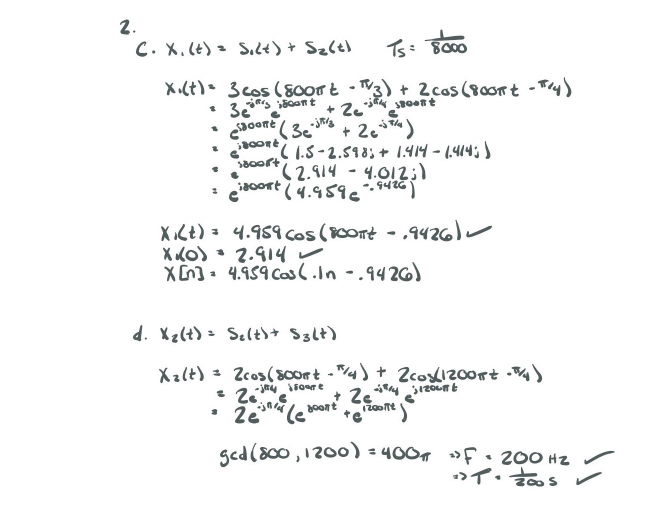
%> input picture Lab 2/hand.jpg, 1340 x 1030 px (shown at 1/2 size)
$ octave Lab_2_Report.m   (GNU Octave 9; MATLAB toolbox functions it lacks are replaced by stand-ins)
%> lines starting %> are read from the running program, lines starting %| are printed output that depends on the picture
%% PREAMBLE
% DO NOT REMOVE THE LINE BELOW
clear;

%% Connor Dupuis, Section: 28944, TA: Naoki Sawahashi

%% QUESTION 1: COMMENTING
% =========================
type('eel3135_lab02_comment.m')

%% QUESTION 2
% =========================

%% 2(a) PLOT FIRST FOUR PERIODS
fs = 8000; % Sampling frequency
Ts = 1/fs; % Sampling period
t = 0:Ts:0.01; % Time

figure(1);

f1 = 400; % Wave frequency
T1 = 1/f1; % Wave Period
s1 = 3*cos(2*pi*f1*t - pi/3);
subplot(311);
plot(t,s1)
xlabel('Time [s]')
ylabel('Amplitude')
axis([0 T1*4 -3 3]) % Sets the axis values for 4 periods

f2 = 400; % Wave frequency
T2 = 1/f2; % Wave Period
s2 = 2*cos(2*pi*f2*t - pi/4);
subplot(312);
plot(t,s2)
xlabel('Time [s]')
ylabel('Amplitude')
axis([0 T2*4 -2 2]) % Sets the axis values for 4 periodsods

f3 = 600; % Wave frequency
T3 = 1/f3; % Wave Period
s3 = 2*cos(2*pi*f3*t - pi/4);
subplot(313);
plot(t,s3)
xlabel('Time [s]')
ylabel('Amplitude')
axis([0 T3*4 -2 2]) % Sets the axis values for 4 periods
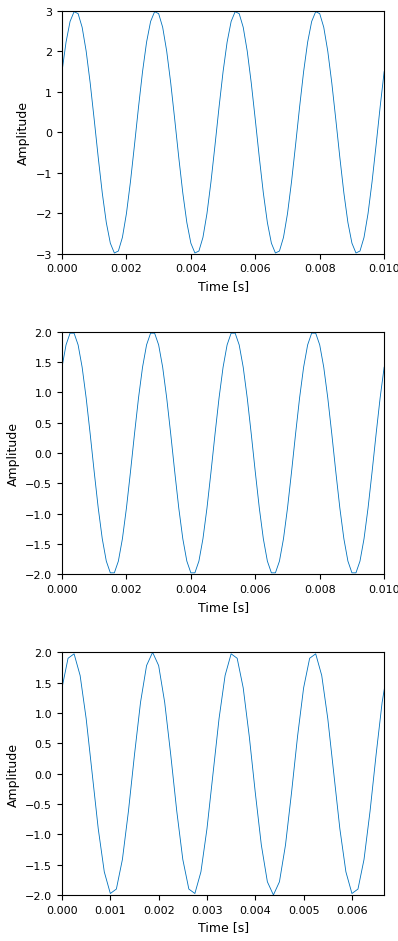
%> figure redrawn from the program's plot data, 3 panels; panel 1: curve peaks at x = 0.00788, y = 2.98; panel 2: curve peaks at x = 0.00525, y = 1.98; panel 3: curve peaks at x = 0.00187, y = 2

%% 2(b) CREATE AND SUBMIT .WAV FILE
s1_scaled = s1/max(abs(s1));
s2_scaled = s2/max(abs(s2));
s3_scaled = s3/max(abs(s3));

audiowrite('s1.wav',s1_scaled,fs);
audiowrite('s2.wav',s2_scaled,fs);
audiowrite('s3.wav',s3_scaled,fs);
close all

%% 2(c) PLOT FIRST FOUR PERIODS
x1 = s1 + s2; % Sums s1 and s2
T4 = 1/400; % Wave period
plot(t,x1)
xlabel('Time [s]')
ylabel('Amplitude')
axis([0 T4*4 -5 5]) % Sets the axis values for 4 periods
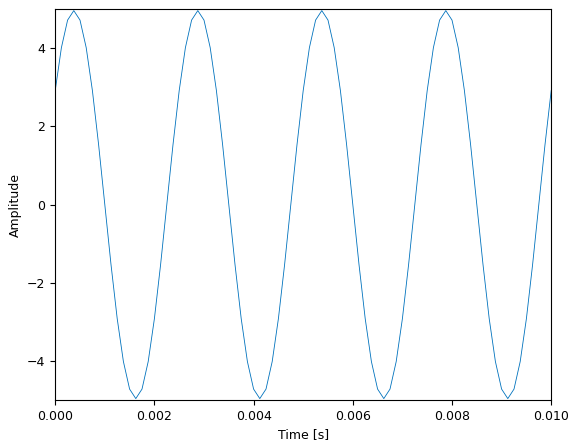
%> figure redrawn from the program's plot data; curve peaks at x = 0.00788, y = 4.96

%% 2(d) PLOT FIRST FOUR PERIODS
T5 = 1/200; % Wave Period
t1 = 0:Ts:T5*4; % Time
s2 = 2*cos(2*pi*f2*t1 - pi/4); % Need s2  to be redifined in terms of t2
s3 = 2*cos(2*pi*f3*t1 - pi/4); % Need s3  to be redifined in terms of t2
x2 = s2 + s3; % Sums s2 and s3

plot(t1,x2)
xlabel('Time [s]')
ylabel('Amplitude')
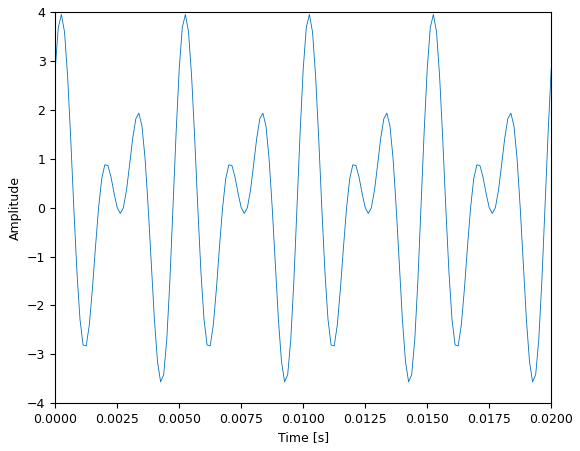
%> figure redrawn from the program's plot data; curve peaks at x = 0.0152, y = 3.95

img = imread('hand.jpg');
%> img is the input picture: size 1030x1340x3 uint8; mean R, G, B 246.6, 247.1, 247.1
image(img)
%% QUESTION 3
% =========================

%% 3(a) CREATE SOUND
fs = 8000; % Sampling freqeuncy

% Defining values
As = [1 1 1 1 1 1 1 1 1 1 1 1 1];
keys = [44 42 40 42 44 44 44 42 42 42 44 47 47];
durs = [1 1 1 1 1 1 2 1 1 2 1 1 2]*1/4;

mary_defualt = build_song(As, keys, durs, fs); % Sets x equal to the created song
soundsc(mary_defualt, fs); % Plays the song


mary_defualt_scaled = mary_defualt/max(abs(mary_defualt)); % Scales the value prior to writing
audiowrite('mary_defualt.wav', mary_defualt_scaled, fs); %Writes to an audio file

%% 3(b) MODIFY FUNCTION (key_to_note_trumpet function is at end of file)
% Only need to modify function -- this area can be empty

%% 3(c) CREATE SOUND  (build_song_trumpet function is at end of file)

mary_trumpet = build_song_trumpet(As, keys, durs, fs); % Sets x equal to the created song
soundsc(mary_trumpet, 8000); % Plays the song

mary_trumpet_scaled = mary_trumpet/max(abs(mary_trumpet)); % Scales the value prior to writing
audiowrite('mary_trumpet.wav', mary_trumpet_scaled, fs); %Writes to an audio file

%% 3(d) CREATE SOUND  (build_song_time function is at end of file)
start_time = [0 1 2 3 4 5 6 7 8 9 10 11 12]*1/4;
end_time = ([0 1 2 3 4 5 7 8 9 11 12 13 15]+0.2)*1/4;

mary_time = build_song_time(As, keys, start_time, end_time, fs);
soundsc(mary_time, fs);

mary_time_scaled = mary_time/max(abs(mary_time)); % Scales the value prior to writing
audiowrite('mary_time.wav', mary_time_scaled, fs); %Writes to an audio file

%% 3(e) PLOT COMPARISONS
t = 0:1/fs:(length(mary_defualt)-1)/fs;

figure(1);
subplot(311);
plot(t, mary_defualt);
xlabel('Time [s]')
ylabel('Amplitude')

subplot(312);
plot(t, mary_trumpet);
xlabel('Time [s]')
ylabel('Amplitude')

t = 0:1/fs:(length(mary_time)-1)/fs;

subplot(313);
plot(t, mary_time);
xlabel('Time [s]')
ylabel('Amplitude')

%% 3(f) ANSWER QUESTION

% Due to the silent gaps that build_song_time produces, there is empty
% space in the graph where no sound is being produced. There is also
% overlap near the end of the graph due to certain notes starting before
% another has stopped.

%%
% =========================================
% SUPPORTING FUNCTIONS FOUND BELOW
% =========================================

function x = key_to_note(A, key, dur, fs)
% key_to_note: Produces a sinusoidal waveform corresponding to a
% 	given piano key number
%
% Input Args:
%     A: complex amplitude
%   key: number of the note on piano keyboard
%   dur: duration of each note (in seconds)
%    fs: A scalar sampling rate value
%
% Output:
%     x: sinusoidal waveform of the note

    N    = floor(dur*fs);
    t    = (0:(N-1)).'/fs;
    freq = (440/32)*2^((key-9)/12);
    x    = real(A*exp(1j*2*pi*freq*t));


end


function x = key_to_note_round(A, key, dur, fs)
% key_to_note: Produces a sinusoidal waveform corresponding to a
% 	given piano key number this time with rounding specifically for
%   build_song_time
%
% Input Args:
%     A: complex amplitude
%   key: number of the note on piano keyboard
%   dur: duration of each note (in seconds)
%    fs: A scalar sampling rate value
%
% Output:
%     x: sinusoidal waveform of the note

    N    = round(dur*fs);
    t    = (0:(N-1)).'/fs;
    freq = (440/32)*2^((key-9)/12);

    Ak = [0.1155, 0.3417, 0.1789, 0.1232, 0.0678, 0.0473, 0.0260, 0.0045, 0.0020]; % Harmonic amplitudes
    phi = [-2.1299, 1.6727, -2.5454, 0.6607, -2.0390, 2.1597, -1.0467, 1.8581, -2.3925]; % Harmonic phase shifts

    % For loop iterating through and summing harmonics
    x = 0;
    for k = 1:length(Ak)
        x = x + Ak(k)*cos(2*pi*k*freq*t + phi(k));
    end
end

function x = build_song(As, keys, durs, fs)
%> called with As = [1 1 1 1 1 1 1 1 1 1 1 1 1], keys = [44 42 40 42 44 44 44 42 42 42 44 47 47], fs = 8000
% build_song: Uses key_to_note and the inputted duration to create an output
%   of notes for a specified amount of time.
%
% Input Args:
%	  As: A length-N array of complex amplitudes for building notes
%	keys: A length-N array of key numbers (which key on a keyboard) for building notes
%   durs: A length-N array of durations (in seconds) for building notes
%     fs: A scalar sampling rate value
%
% Output Args:
%      x: A length-(N*fs) length raw audio signal
%

    x = zeros(floor(sum(durs)*fs), 1);
    for k = 1:length(keys)
        note       = key_to_note(As(k), keys(k), durs(k), fs);
        start_time = sum(durs(1:k-1));
        n1         = floor(start_time*fs) + 1;
        n2         = floor(start_time*fs) + floor(durs(k)*fs);
        x(n1:n2)   = x(n1:n2) + note;
    end
end


function x = key_to_note_trumpet(A, key, dur, fs)
% key_to_note: Produces a sinusoidal waveform corresponding to a
% 	given piano key number
%
% Input Args:
%     A: complex amplitude
%   key: number of the note on piano keyboard
%   dur: duration of each note (in seconds)
%    fs: A scalar sampling rate value
%
% Output:
%     x: sinusoidal waveform of the note

    N    = floor(dur*fs);
    t    = (0:(N-1)).'/fs;
    freq = (440/32)*2^((key-9)/12);

    Ak = [0.1155, 0.3417, 0.1789, 0.1232, 0.0678, 0.0473, 0.0260, 0.0045, 0.0020]; % Harmonic amplitudes
    phi = [-2.1299, 1.6727, -2.5454, 0.6607, -2.0390, 2.1597, -1.0467, 1.8581, -2.3925]; % Harmonic phase shifts

    % For loop iterating through and summing harmonics
    x = 0;
    for k = 1:length(Ak)
        x = x + Ak(k)*cos(2*pi*k*freq*t + phi(k));
    end

% Different solutions for the same problem

%     % Creating freqeuncy vector for harmoncs
%     freqk = [1*freq, 2*freq, 3*freq, 4*freq, 5*freq, 6*freq, 7*freq, 8*freq, 9*freq];

%     for k = 1:length(Ak)
%         x = x + Ak(k)*cos(2*pi*freqk(k)*t + phi(k));
%     end

%     % Manually summing all harmonics
     xx   = A*((0.1155*cos(2*pi*1*freq*t-2.1299)) + (0.3417*cos(2*pi*2*freq*t+1.6727)) + (0.1789*cos(2*pi*3*freq*t-2.5454))...
            + (0.1232*cos(2*pi*4*freq*t+0.6607)) + (0.0678*cos(2*pi*5*freq*t-2.0390)) + (0.0473*cos(2*pi*6*freq*t+2.1597))...
            + (0.0260*cos(2*pi*7*freq*t-1.0467)) + (0.0045*cos(2*pi*8*freq*t+1.8581)) + (0.0020*cos(2*pi*9*freq*t-2.3925)));
end


function x = build_song_trumpet(As, keys, durs, fs)
%> called with As = [1 1 1 1 1 1 1 1 1 1 1 1 1], keys = [44 42 40 42 44 44 44 42 42 42 44 47 47], fs = 8000
% build_song_trumpet: Uses key_to_note and the inputted duration to create an output
%   of notes for a specified amount of time. Uses the harmonics of a
%   trumpet to change the timbre.
%
% Input Args:
%	  As: A length-N array of complex amplitudes for building notes
%	keys: A length-N array of key numbers (which key on a keyboard) for building notes
%   durs: A length-N array of durations (in seconds) for building notes
%     fs: A scalar sampling rate value
%
% Output Args:
%      x: A length-(N*fs) length raw audio signal
%

    x = zeros(floor(sum(durs)*fs), 1);
    for k = 1:length(keys)
        note       = key_to_note_trumpet(As(k), keys(k), durs(k), fs);
        start_time = sum(durs(1:k-1));
        n1         = floor(start_time*fs) + 1;
        n2         = floor(start_time*fs) + floor(durs(k)*fs);
        x(n1:n2)   = x(n1:n2) + note;
    end
end


function x = build_song_time(As, keys, start_time, end_time, fs)
%> called with As = [1 1 1 1 1 1 1 1 1 1 1 1 1], keys = [44 42 40 42 44 44 44 42 42 42 44 47 47], fs = 8000
% build_song: Uses key_to_note and the inputted start and end time to create an output
%   of notes for a specified amount of time.
%
% Input Args:
%          As: A length-N array of complex amplitudes for building notes
%        keys: A length-N array of key numbers (which key on a keyboard) for building notes
%  start_time: A length-N array of start times (in seconds) for notes
%    end_time: A length-N array of end times (in seconds) for notes
%          fs: A scalar sampling rate value
%
% Output Args:
%      x: A length-(N*fs) length raw audio signal
%
    x = zeros(ceil(end_time(length(end_time)))*fs, 1);
    for k = 1:length(keys)
        durs = end_time(k) - start_time(k);
        note       = key_to_note(As(k), keys(k), durs, fs);
        n1         = floor(start_time(k)*fs) + 1;
        n2         = floor(start_time(k)*fs) + floor(durs*fs);
        x(n1:n2)   = x(n1:n2) + note;
    end
%> `ylabel('Amplitude')`:
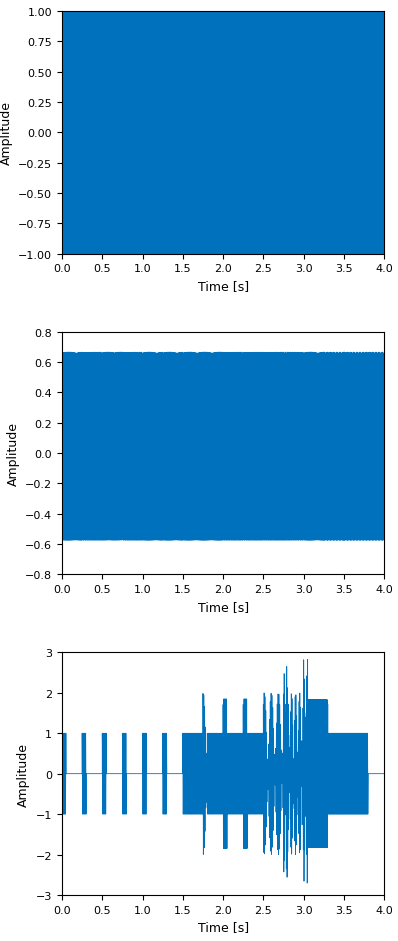
%> figure redrawn from the program's plot data, 3 panels; panel 1: curve peaks at x = 0, y = 1; panel 2: curve peaks at x = 1.96, y = 0.665; panel 3: curve peaks at x = 3.05, y = 2.83
end


% function x = build_song_time(As, keys, start_time, end_time, fs)
% % build_song: Uses key_to_note and the inputted start and end time to create an output
% %   of notes for a specified amount of time.
% %
% % Input Args:
% %          As: A length-N array of complex amplitudes for building notes
% %        keys: A length-N array of key numbers (which key on a keyboard) for building notes
% %  start_time: A length-N array of start times (in seconds) for notes
% %    end_time: A length-N array of end times (in seconds) for notes
% %          fs: A scalar sampling rate value
% %
% % Output Args:
% %      x: A length-(N*fs) length raw audio signal
% %
%     durs = end_time - start_time;
%     x = zeros(end_time(length(end_time))*fs, 1);
%     for k = 1:length(keys)
%         note       = key_to_note_round(As(k), keys(k), durs(k), fs);
%         n1         = floor(start_time(k)*fs) + 1;
%         n2         = ceil(end_time(k)*fs);
%         x(n1:n2)   = x(n1:n2) + note;
%     end
% end
